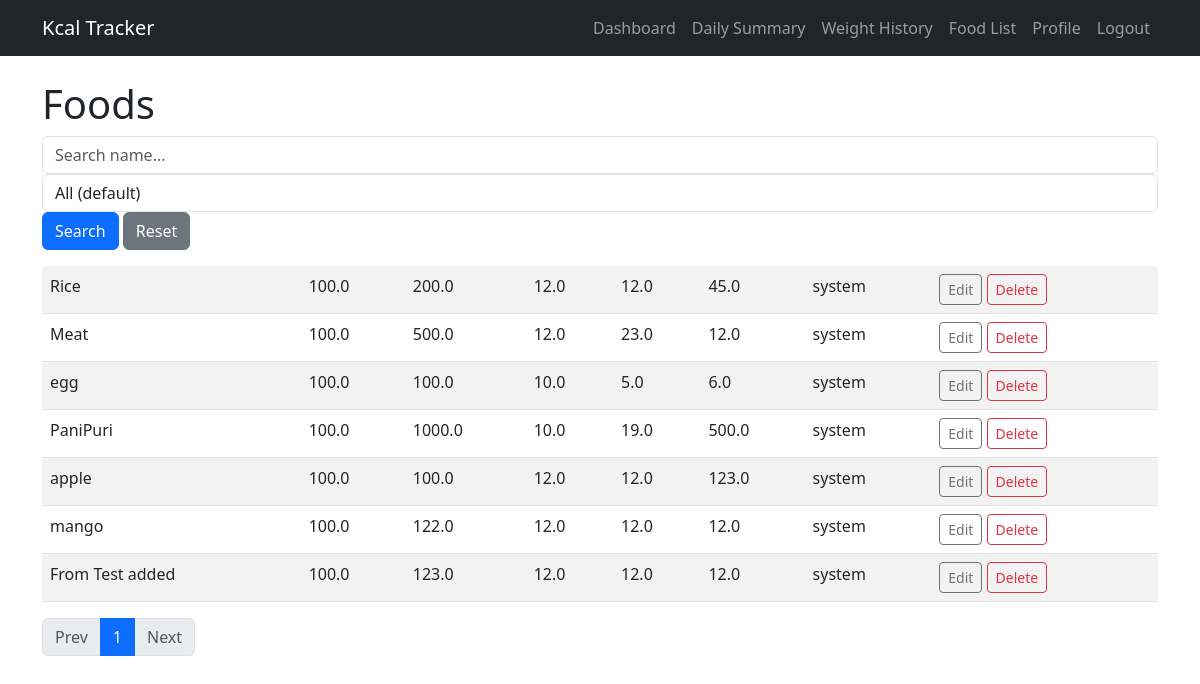
Before: /search/ (signed in) with the older database file.
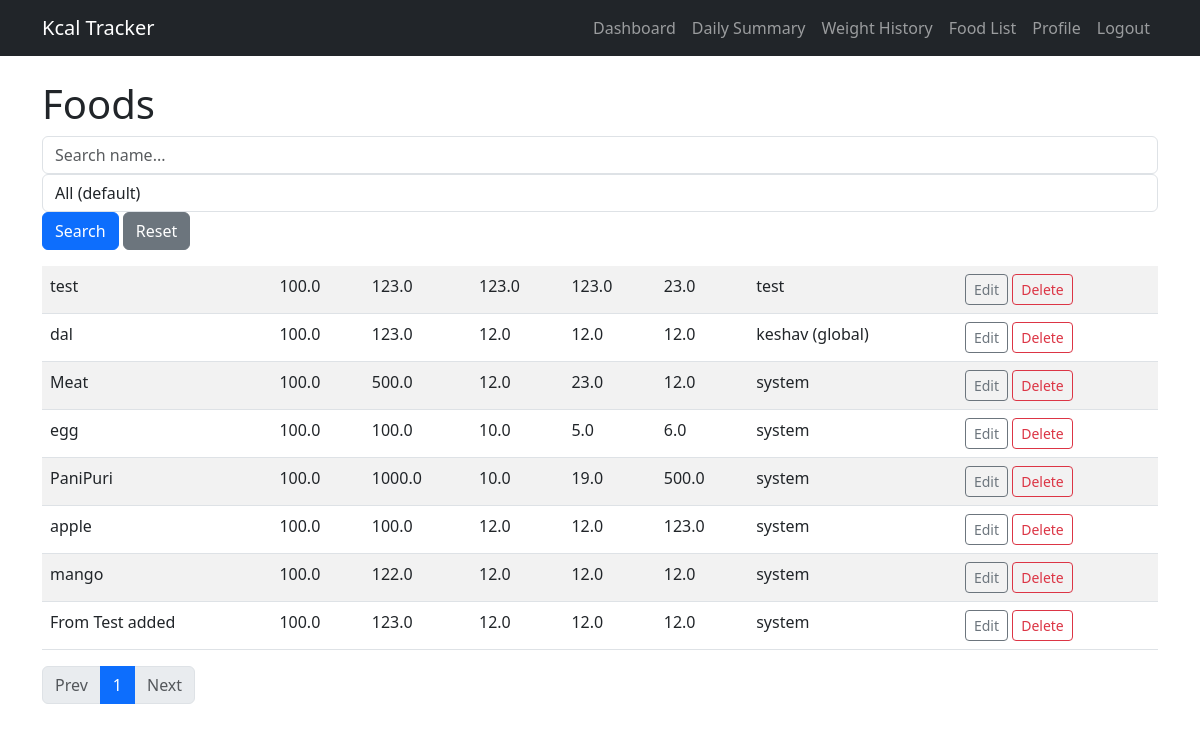
After: the same page with the newer database file.
### tracker/models.py (models this page shows, shortened)
class Food(models.Model):
    name = models.CharField(max_length=120, unique=True)
    serving_size_g = models.FloatField(default=100)
    kcal = models.FloatField()
    protein_g = models.FloatField(default=0)
    fat_g = models.FloatField(default=0)
    carbs_g = models.FloatField(default=0)
    creator = models.ForeignKey(User,null=True,blank=True,on_delete=models.SET_NULL,related_name='foods')
    created_at = models.DateTimeField(auto_now_add=True)

### searchF/views.py (the view)
# urls.py: path('', views.foods_list, name='search'),
@login_required
def foods_list(request):
    if request.user.is_superuser:
        qs = Food.objects.all().order_by('-created_at')
    else:
        qs = Food.objects.filter(Q(creator__is_superuser=True) | Q(creator=request.user)).order_by('-created_at')
    q = request.GET.get('q', '').strip()                  # text search
    creator_filter = request.GET.get('creator', 'all')    # 'all' | 'my' | 'global'
    min_kcal = request.GET.get('min_kcal', '')
    max_kcal = request.GET.get('max_kcal', '')
    min_protein = request.GET.get('min_protein', '')
    max_protein = request.GET.get('max_protein', '')
    filters = Q()
    if q:
        filters &= Q(name__icontains=q)
    def to_float(val):
        try:
            return float(val)
        except (TypeError, ValueError):
            return None
    min_k = to_float(min_kcal)
    max_k = to_float(max_kcal)
    if min_k is not None:
        filters &= Q(kcal__gte=min_k)
    if max_k is not None:
        filters &= Q(kcal__lte=max_k)
    min_p = to_float(min_protein)
    max_p = to_float(max_protein)
    if min_p is not None:
        filters &= Q(protein_g__gte=min_p)
    if max_p is not None:
        filters &= Q(protein_g__lte=max_p)
    if creator_filter == 'my':
        filters &= Q(creator=request.user)
    elif creator_filter == 'global':
        filters &= Q(creator__is_superuser=True)
    qs = qs.filter(filters)
    page = request.GET.get('page', 1)
    paginator = Paginator(qs, 15)  # 15 items per page (adjust as needed)
    try:
        foods_page = paginator.page(page)
    except PageNotAnInteger:
        foods_page = paginator.page(1)
    except EmptyPage:
        foods_page = paginator.page(paginator.num_pages)
    query_params = request.GET.copy()
    if 'page' in query_params:
        query_params.pop('page')
    context = {
        'foods': foods_page,
        'query_params': query_params,
        'q': q,
        'creator_filter': creator_filter,
        'min_kcal': min_kcal,
        'max_kcal': max_kcal,
        'min_protein': min_protein,
        'max_protein': max_protein,
    }
    return render(request, 'search.html', context)

### searchF/templates/search.html (shortened to what this page needs)
{% extends "base.html" %}
{% block content %}
<h1>Foods</h1>
<form method="get" class="mb-3 form-inline">
  <div class="form-row">
    <div class="col">
      <input type="search" name="q" class="form-control" placeholder="Search name..." value="{{ q }}">
    </div>
    <div class="col-auto">
      <select name="creator" class="form-control">
        <option value="all" {% if creator_filter == 'all' %}selected{% endif %}>All (default)</option>
      </select>
    </div>
    <div class="col-auto">
      <button class="btn btn-primary" type="submit">Search</button>
      <a class="btn btn-secondary" href="{% url 'foods_list' %}">Reset</a>
    </div>
  </div>
</form>
<table class="table table-striped">
  <tbody>
    {% for food in foods %}
      <tr>
        <td>{{ food.name }}</td>
        <td>{{ food.serving_size_g }}</td>
        <td>{{ food.kcal }}</td>
        <td>{{ food.protein_g }}</td>
        <td>{{ food.fat_g }}</td>
        <td>{{ food.carbs_g }}</td>
        <td>
          {% if food.creator %}
            {% if food.creator.is_superuser %}{{ food.creator.username }} (global)
            {% else %}{{ food.creator.username }}{% endif %}
          {% else %}system{% endif %}
        </td>
        <td>
          {% if user.is_superuser or food.creator == user %}
            <a href="{% url 'food_update' food.pk %}" class="btn btn-sm btn-outline-secondary">Edit</a>
            <a href="{% url 'food_delete' food.pk %}" class="btn btn-sm btn-outline-danger">Delete</a>
          {% endif %}
        </td>
      </tr>
    {% empty %}
      <tr><td colspan="8">No foods found.</td></tr>
    {% endfor %}
  </tbody>
</table>
<nav aria-label="Page navigation">
  <ul class="pagination">
    {% if foods.has_previous %}
      <li class="page-item">
        <a class="page-link" href="?{{ query_params.urlencode }}&page={{ foods.previous_page_number }}" aria-label="Previous">Prev</a>
      </li>
    {% else %}
      <li class="page-item disabled"><span class="page-link">Prev</span></li>
    {% endif %}
    {% for n in foods.paginator.page_range %}
      {% if n == foods.number %}
        <li class="page-item active"><span class="page-link">{{ n }}</span></li>
      {% else %}
        <li class="page-item">
          <a class="page-link" href="?{{ query_params.urlencode }}&page={{ n }}">{{ n }}</a>
        </li>
      {% endif %}
    {% endfor %}
    {% if foods.has_next %}
      <li class="page-item">
        <a class="page-link" href="?{{ query_params.urlencode }}&page={{ foods.next_page_number }}" aria-label="Next">Next</a>
      </li>
    {% else %}
      <li class="page-item disabled"><span class="page-link">Next</span></li>
    {% endif %}
  </ul>
</nav>
{% endblock %}

### kcalapi/templates/base.html (shortened to what this page needs)
<!DOCTYPE html>
<html lang="en">
<head>
    <link href="https://cdn.jsdelivr.net/npm/bootstrap@5.3.0/dist/css/bootstrap.min.css" rel="stylesheet">
</head>
<body   ass="bg-light">
    <nav class="navbar navbar-expand-lg navbar-dark bg-dark">
        <div class="container">
            <a class="navbar-brand" href="{% url 'homepage' %}">Kcal Tracker</a>
            <div class="collapse navbar-collapse">
                <ul class="navbar-nav ms-auto">
                    {% if user.is_authenticated %}
                    <li class="nav-item"><a class="nav-link" href="{% url 'dashboard' %}">Dashboard</a></li>
                    <li class="nav-item"><a class="nav-link" href="{% url 'daily_kcal_summary' %}">Daily Summary</a></li>
                    <li class="nav-item"><a class="nav-link" href="{% url 'weight_history' %}">Weight History</a></li>
                        <li class="nav-item"><a class="nav-link" href="{% url 'foods_list' %}">Food List</a></li>
                        <li class="nav-item"><a class="nav-link" href="{% url 'userprofile' %}">Profile</a></li>
                        <li class="nav-item"><a class="nav-link" href="{% url 'logout' %}">Logout</a></li>
                    {% else %}
                        <li class="nav-item"><a class="nav-link" href="{% url 'login' %}">Login</a></li>
                        <li class="nav-item"><a class="nav-link" href="{% url 'register' %}">Signup</a></li>
                    {% endif %}
                </ul>
            </div>
        </div>
    </nav>
    <div class="container my-4">
    {% block content %}{% endblock %}
    </div>
</body>
</html>

Changed rows visible on the page:
removed Food: name "Rice", serving_size_g "100.0", kcal "200.0", protein_g "12.0", fat_g "12.0", carbs_g "45.0", shows "system"
added Food: name "test", serving_size_g "100.0", kcal "123.0", protein_g "123.0", fat_g "123.0", carbs_g "23.0", creator.username "test"
added Food: name "dal", serving_size_g "100.0", kcal "123.0", protein_g "12.0", fat_g "12.0", carbs_g "12.0", creator.username "keshav"
